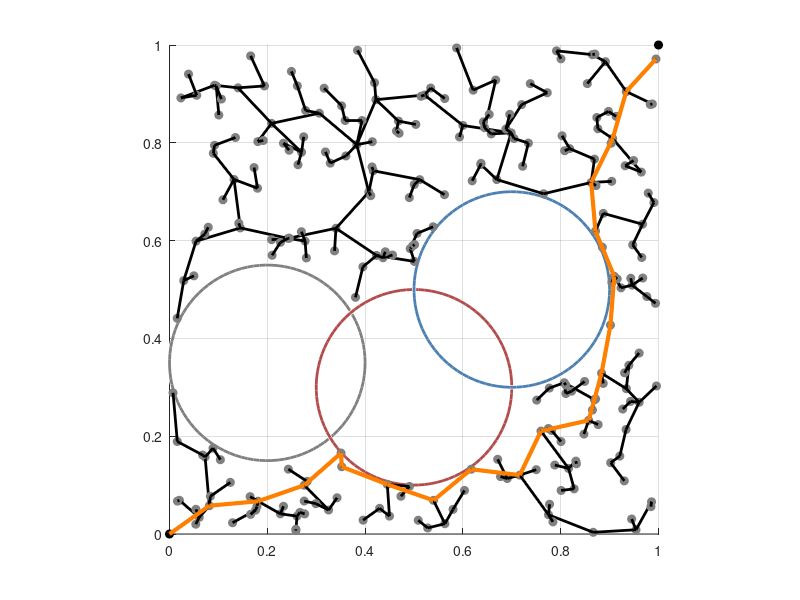

Reproduce this figure in MATLAB.
clear
close all

% Environment initiation
theta_start.coord = [0; 0];
theta_goal = [1; 1];

% Obstacle Parameters

% First obstacle center and radius
center = [0.2; 0.35];
radius = 0.2;

% Second obstacle center and radius
center2 = [0.5; 0.3]; 
radius2 = 0.2;

% Third obstacle center and radius
center3 = [0.7; 0.5];
radius3 = 0.2;

% Specifying parameters
epsilon = 0.1;
delta = 0.1;
N = 1000;

% Visualizing the environment
figure
grid on
hold on
axis([0, 1, 0, 1])
axis equal
viscircles(center', radius, 'Color', [0.5, 0.5, 0.5]);
viscircles(center2', radius2, 'Color', [0.7, 0.3, 0.3]); % Visualizing the second obstacle
viscircles(center3', radius3, 'Color', [0.3, 0.5, 0.7]); % Visualizing the third obstacle
plot(0, 0, 'ko', 'MarkerFaceColor', 'k')
plot(1, 1, 'ko', 'MarkerFaceColor', 'k')

% Initializing the tree
theta_start.parent = 0;
G(1) = theta_start;

for idx = 1:N
    
    % Stop if the last node in G is close to theta_goal
    if norm(G(end).coord  - theta_goal) < epsilon
        break
    end

    % Sample random joint position
    theta_rand = rand(2,1);
    % % theta_rand = theta_goal;
    % % if rand() < 0.8
    % %     theta_rand = rand(2,1);
    % % end
    
    % Find node in G nearest to theta_rand
    min_dist = inf;
    theta_near_index = 0;

    for jdx = 1:length(G)
        coord = G(jdx).coord;
        dist = norm(theta_rand - coord);
        if dist < min_dist
            min_dist = dist;
            theta_near_index = jdx;
        end
    end

    theta_near = G(theta_near_index);
    
    % take a step from theta_near towards theta_rand
    vec_to_rand = theta_rand - theta_near.coord;
    dist_to_rand = norm(vec_to_rand);
    if dist_to_rand < delta
        theta_new.coord = theta_rand;
    else
        theta_new.coord = theta_near.coord + delta * ...
        vec_to_rand/dist_to_rand;
    end
    
    % Check if theta_new is collision free with all obstacles
    dist_to_obs1 = norm(theta_new.coord - center);
    dist_to_obs2 = norm(theta_new.coord - center2);
    dist_to_obs3 = norm(theta_new.coord - center3);
    if dist_to_obs1 < radius || dist_to_obs2 < radius2 || dist_to_obs3 < radius3
        continue
    end

    % If collision free, add theta_new to tree with parent theta_near
    theta_new.parent = theta_near_index;
    G = [G, theta_new];
    % Plot node and edge
    plot(theta_new.coord(1), theta_new.coord(2), 'o', 'Color', [0.5, 0.5, 0.5], ...
    'MarkerFaceColor', [0.5, 0.5, 0.5])
    line([theta_near.coord(1), theta_new.coord(1)], [theta_near.coord(2), ...
    theta_new.coord(2)], 'Color', 'k', 'LineWidth', 2);
    drawnow

end

% Work backwards from the final node to the root of the tree
child_theta = G(end);
while child_theta.parent ~= 0

    parent_theta_index = child_theta.parent;
    parent_theta = G(parent_theta_index);
    line([child_theta.coord(1), parent_theta.coord(1)], ...
        [child_theta.coord(2), parent_theta.coord(2)], ...
        'Color', [1, 0.5, 0], 'LineWidth', 3);
    child_theta = parent_theta;
end